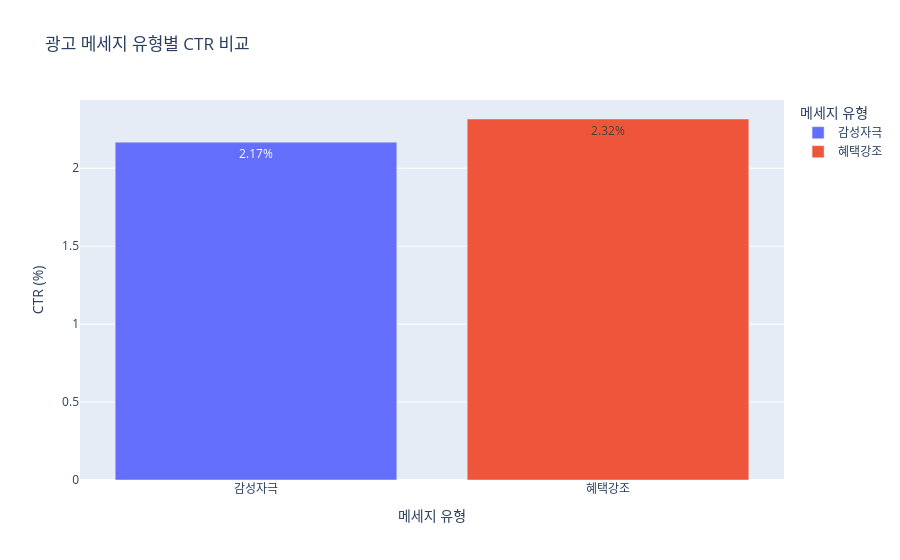

Notebook source saved alongside this figure:
### Code cell
fig = px.bar(
    message,
    x="메세지 유형",
    y="CTR",
    color="메세지 유형",
    text_auto=".2f",
    title="광고 메세지 유형별 CTR 비교"
)

fig.update_traces(texttemplate="%{y:,.2f}%")

fig.update_layout(
    xaxis_title="메세지 유형",
    yaxis_title="CTR (%)"
)

fig.show()

### Figure 1 — Plotly figure (JSON) as saved in the notebook; plotly's stock layout.template omitted (floating-point values rounded to 4 significant figures)
{"data": [{"hovertemplate": "메세지 유형=%{x}<br>CTR=%{y}<extra></extra>", "legendgroup": "감성자극", "marker": {"color": "#636efa", "pattern": {"shape": ""}}, "name": "감성자극", "orientation": "v", "showlegend": true, "textposition": "auto", "texttemplate": "%{y:,.2f}%", "type": "bar", "x": ["감성자극"], "xaxis": "x", "y": [2.167], "yaxis": "y"}, {"hovertemplate": "메세지 유형=%{x}<br>CTR=%{y}<extra></extra>", "legendgroup": "혜택강조", "marker": {"color": "#EF553B", "pattern": {"shape": ""}}, "name": "혜택강조", "orientation": "v", "showlegend": true, "textposition": "auto", "texttemplate": "%{y:,.2f}%", "type": "bar", "x": ["혜택강조"], "xaxis": "x", "y": [2.316], "yaxis": "y"}], "layout": {"barmode": "relative", "legend": {"title": {"text": "메세지 유형"}, "tracegroupgap": 0}, "title": {"text": "광고 메세지 유형별 CTR 비교"}, "xaxis": {"anchor": "y", "categoryarray": ["감성자극", "혜택강조"], "categoryorder": "array", "domain": [0, 1], "title": {"text": "메세지 유형"}}, "yaxis": {"anchor": "x", "domain": [0, 1], "title": {"text": "CTR (%)"}}}}
